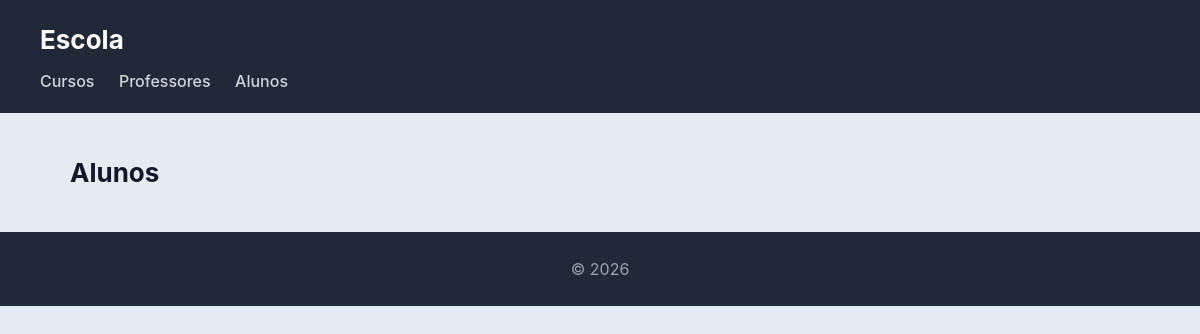
The page /escola/alunos/ on the database as committed earlier.
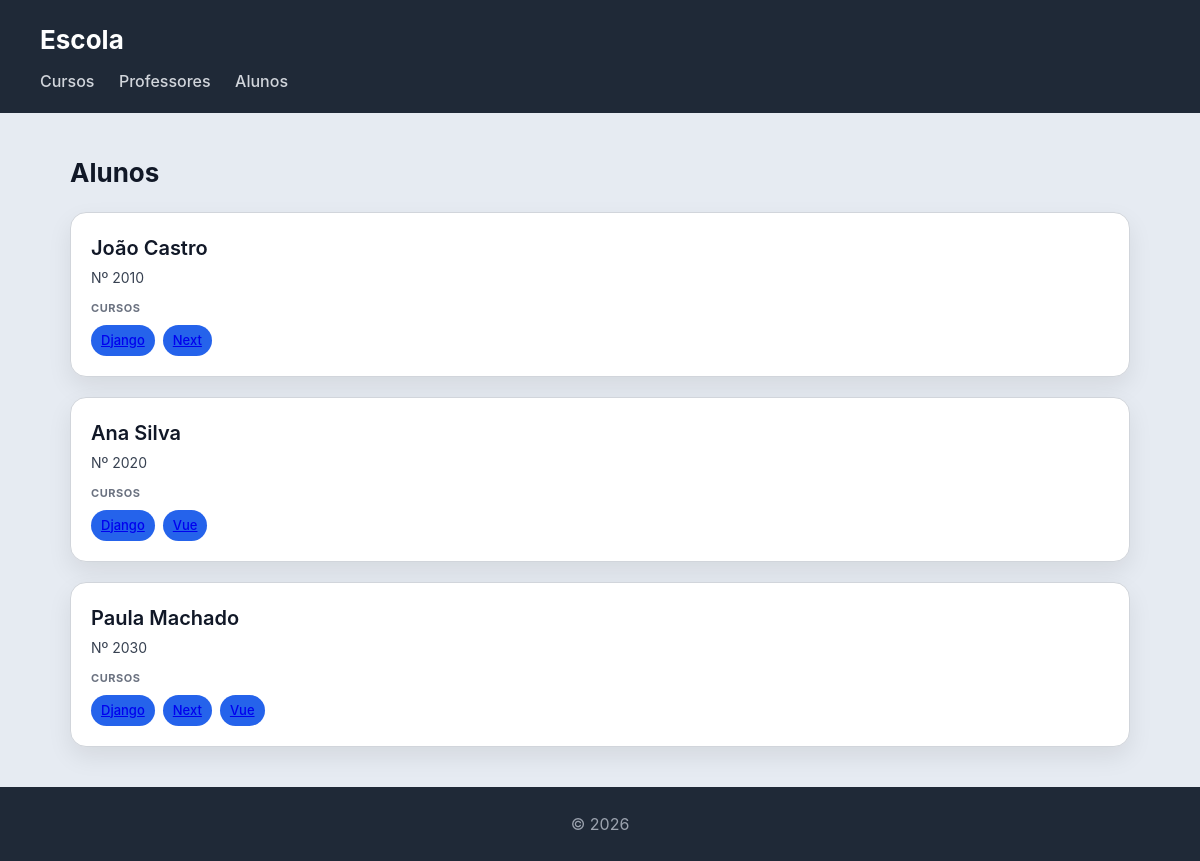
The same page on the database as committed later.
### escola/models.py (models this page shows, shortened)
class Aluno(models.Model):
    nome = models.CharField(max_length=100)
    numero = models.CharField(max_length=20, unique=True)

class Curso(models.Model):
    nome = models.CharField(max_length=100)
    imagem = models.ImageField(upload_to='cursos/')
    professor = models.ForeignKey(Professor, on_delete=models.CASCADE, related_name='cursos')
    alunos = models.ManyToManyField(Aluno, related_name='cursos')

### escola/views.py (the view)
# urls.py: path('alunos/', views.alunos_view, name="alunos"),
def alunos_view(request):
    alunos = Aluno.objects.prefetch_related('cursos').all()
    return render(request, 'escola/alunos.html', {'alunos': alunos})

### escola/templates/escola/alunos.html
{% extends "escola/base.html" %}
{% block content %}
<h2>Alunos</h2>
<section>
  {% for aluno in alunos %}
  <article>
    <header>
      <h3>{{ aluno.nome }}</h3>
      <p>Nº {{ aluno.numero }}</p>
    </header>
    <section>
      <h4>Cursos</h4>
      <ul>
        {% for curso in aluno.cursos.all %}
          <li>
            <a href="{% url 'curso' curso.id %}">{{ curso.nome }}</a>
          </li>
        {% empty %}
          <li>Sem cursos inscritos</li>
        {% endfor %}
      </ul>
    </section>
  </article>
  {% endfor %}
</section>
{% endblock %}

Rows that differ between the two databases and show on the page:
added Aluno: nome "João Castro", numero "2010"
added Curso: nome "Django"
added Curso: nome "Next"
added Aluno: nome "Ana Silva", numero "2020"
added Curso: nome "Vue"
added Aluno: nome "Paula Machado", numero "2030"
